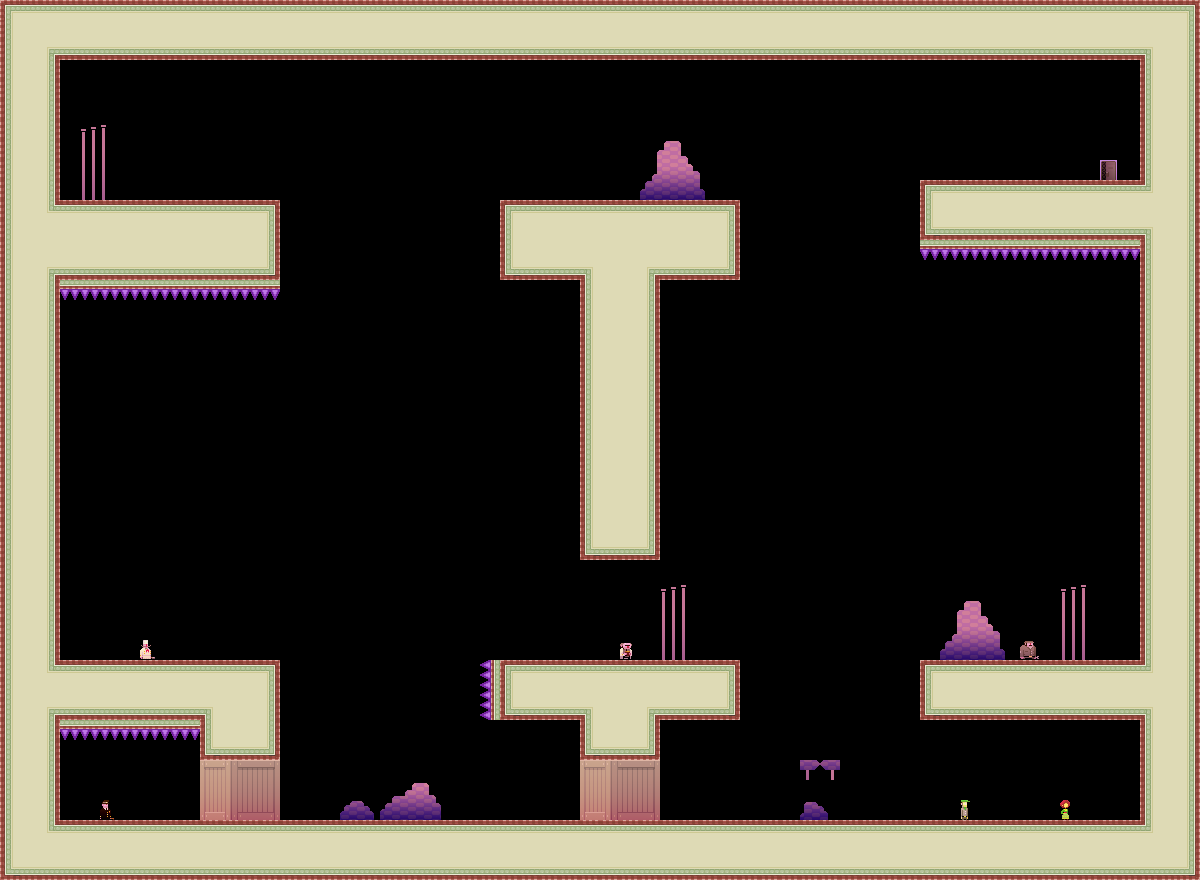

Tiled map render using the project's own tile images. Description and the map definition, with tile-layer contents summarised, below:
An orthogonal 60x44 tile map with 20x20 px tiles, 3 tile layers (Tile Layer 1, Tile Layer 3, dontAutoLoad_sprites) and 20 objects.

<map version="1.0" orientation="orthogonal" width="60" height="44" tilewidth="20" tileheight="20">
 <tileset firstgid="1" name="tiles_sydney" tilewidth="20" tileheight="20">
  <image source="../Art/tiles_sydney.png" width="400" height="400" />
  <terraintypes>
   <terrain name="regularBlocks" tile="-1" />
  </terraintypes>
  <tile id="8" terrain=",,,0" />
  <tile id="9" terrain=",,0,0" />
  <tile id="10" terrain=",,0,0" />
  <tile id="11" terrain=",,0,0" />
  <tile id="12" terrain=",,0,0" />
  <tile id="13" terrain=",,0,0" />
  <tile id="14" terrain=",,0," />
  <tile id="15" terrain="0,0,0," />
  <tile id="16" terrain="0,0,,0" />
  <tile id="28" terrain=",0,,0" />
  <tile id="34" terrain="0,,0," />
  <tile id="35" terrain="0,,0,0" />
  <tile id="36" terrain=",0,0,0" />
  <tile id="48" terrain=",0,,0" />
  <tile id="54" terrain="0,,0," />
  <tile id="68" terrain=",0,,0" />
  <tile id="74" terrain="0,,0," />
  <tile id="88" terrain=",0,,0" />
  <tile id="94" terrain="0,,0," />
  <tile id="108" terrain=",0,,0" />
  <tile id="114" terrain="0,,0," />
  <tile id="128" terrain=",0,," />
  <tile id="129" terrain="0,0,," />
  <tile id="130" terrain="0,0,," />
  <tile id="131" terrain="0,0,," />
  <tile id="132" terrain="0,0,," />
  <tile id="133" terrain="0,0,," />
  <tile id="134" terrain="0,,," />
  <tile id="194" terrain="0,0,0,0" />
  <tile id="356">
   <properties>
    <property name="LargeCrate" value="" />
   </properties>
  </tile>
  <tile id="380">
   <properties>
    <property name="Andre" value="" />
   </properties>
  </tile>
  <tile id="381">
   <properties>
    <property name="Liselot" value="" />
   </properties>
  </tile>
  <tile id="382">
   <properties>
    <property name="Amsterdaam" value="" />
   </properties>
  </tile>
  <tile id="383">
   <properties>
    <property name="Worker" value="" />
   </properties>
  </tile>
  <tile id="384">
   <properties>
    <property name="Inspector" value="" />
   </properties>
  </tile>
  <tile id="385">
   <properties>
    <property name="Chef" value="" />
   </properties>
  </tile>
  <tile id="386">
   <properties>
    <property name="Exit" value="" />
   </properties>
  </tile>
  <tile id="387">
   <properties>
    <property name="Trampoline" value="" />
   </properties>
  </tile>
  <tile id="388">
   <properties>
    <property name="SmallCrate" value="" />
   </properties>
  </tile>
  <tile id="389">
   <properties>
    <property name="SugarBag" value="" />
   </properties>
  </tile>
 </tileset>
 <layer name="Tile Layer 1" width="60" height="44">
  <data>[2640 cells, 919 non-empty, 31 distinct tile ids]</data>
 </layer>
 <layer name="Tile Layer 3" width="60" height="44">
  <data>[2640 cells, 83 non-empty, 51 distinct tile ids]</data>
 </layer>
 <objectgroup name="boxes" width="60" height="44">
  <object x="0" y="0" width="60" height="880" />
  <object x="1140" y="0" width="60" height="880" />
  <object x="60" y="0" width="1080" height="60" />
  <object x="60" y="820" width="1080" height="60" />
  <object x="60" y="200" width="220" height="80" />
  <object x="500" y="200" width="240" height="80" />
  <object x="920" y="180" width="220" height="60" />
  <object x="60" y="660" width="220" height="60" />
  <object x="500" y="660" width="240" height="60" />
  <object x="920" y="660" width="220" height="60" />
  <object x="280" y="200">
   <properties>
    <property name="speed" value="100" />
   </properties>
   <polyline points="0,0 0,460" />
  </object>
  <object x="740" y="200">
   <polyline points="0,0 0,460" />
  </object>
  <object x="580" y="720" width="80" height="40" />
  <object x="200" y="720" width="80" height="40" />
  <object x="740" y="200">
   <properties>
    <property name="speed" value="100" />
   </properties>
   <polyline points="0,0 0,460" />
  </object>
  <object x="60" y="280" width="220" height="20" />
  <object x="580" y="280" width="80" height="280" />
 </objectgroup>
 <layer name="dontAutoLoad_sprites" width="60" height="44">
  <data>[2640 cells, 31 non-empty, 19 distinct tile ids]</data>
 </layer>
 <objectgroup name="dontAutoLoad_death" width="60" height="44">
  <object x="920" y="240" width="220" height="20" />
  <object x="480" y="660" width="20" height="60" />
  <object x="60" y="720" width="140" height="20" />
 </objectgroup>
</map>
